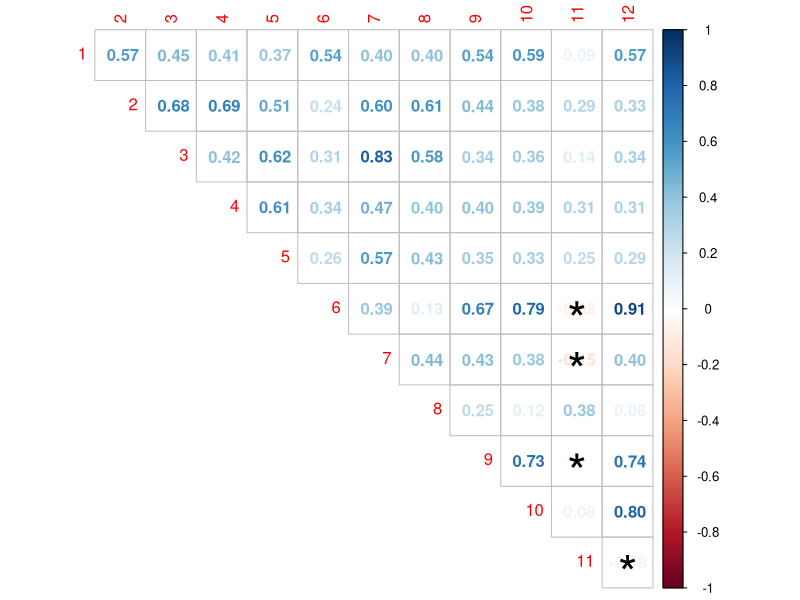
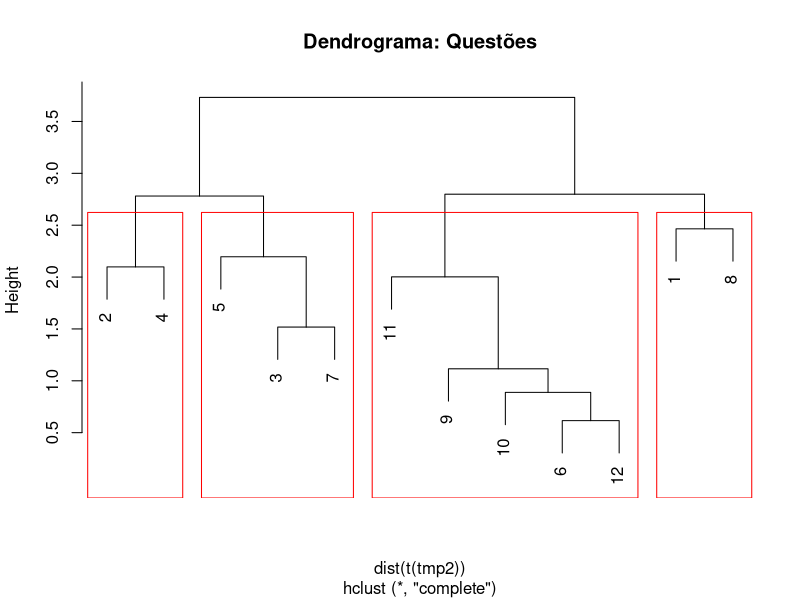
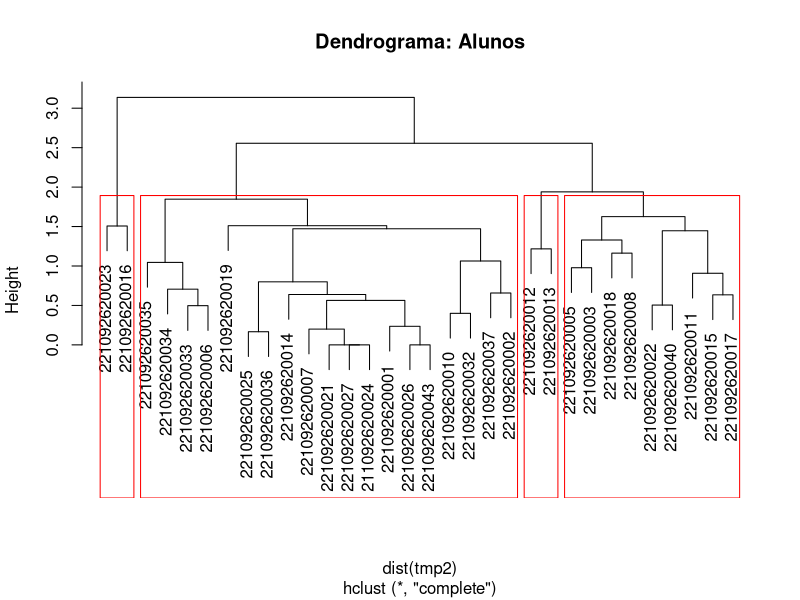

R code for these plots, in order:
## ---- chunk 1
# bibliotecas
knitr::opts_chunk$set(echo = TRUE)
library(tidyverse)
library(corrplot)
library(knitr)

# importacao dados
db <- readxl::read_excel(
  path = "avaliacao basal codificado.xlsx", 
  sheet = 1
)

# organizacao dos dados
db <- db |> 
  filter(nchar(matricula) > 1) |> 
  mutate(
    questao = factor(questao, levels = as.numeric(unique(db$questao))),
    criterio1 = as.numeric(as.character(criterio1)),
    criterio2 = as.numeric(as.character(criterio2)),
    criterio3 = as.numeric(as.character(criterio3)),
    matricula = as.factor(matricula)
  )
## ---- chunk 2
# nota da prova escrita
tmp <- db |> 
  mutate(perc_item = rowMeans(cbind.data.frame(db$criterio1, db$criterio2, db$criterio3))) |> 
  select(-c(nome, criterio1:criterio3)) |> 
  group_by(matricula, questao) |> 
  pivot_wider(names_from = questao, values_from = perc_item) |> 
  ungroup()

tmp |> 
  mutate(
    aproveitamento = round(rowMeans(tmp[, -c(1, 2)], na.rm = T), 2),
    `1` = round(`1`, 2),
    `2` = round(`2`, 2),
    `3` = round(`3`, 2),
    `4` = round(`4`, 2),
    `5` = round(`5`, 2),
    `6` = round(`6`, 2),
    `7` = round(`7`, 2),
    `8` = round(`8`, 2),
    `9` = round(`9`, 2),
    `10` = round(`10`, 2),
    `11` = round(`11`, 2),
    `12` = round(`12`, 2)
  ) |> 
  kable(align = 'c', caption = 'Aproveitamento das notas entre [0,1].')

# desempenho da turma por questao
tmp |> 
  select(matricula, `1`:`12`) |> 
  pivot_longer(-matricula, names_to = 'questao', values_to = 'perc_item') |> 
  group_by(questao) |> 
  summarise(
    media = mean(perc_item),
    desvp = sd(perc_item),
    coefv = desvp / media
  ) |> 
  suppressMessages() |> 
  mutate(questao = as.numeric(as.character(questao))) |> 
  arrange(questao) |> 
  kable(align = 'c', caption = 'Aproveitamento da turma por questão.')

# desempenho da turma pode criterio de correcao
db |> 
  mutate(perc_item = rowMeans(cbind.data.frame(db$criterio1, db$criterio2, db$criterio3))) |> 
  select(-c(nome, questao, tipo)) |> 
  pivot_longer(-matricula, names_to = 'criterio', values_to = 'percentuais') |> 
  group_by(criterio) |> 
  summarise(
    media = mean(percentuais),
    desvp = sd(percentuais),
    coefv = desvp / media
  ) |> 
  kable(align = 'c', caption = 'Aproveitamento da turma por critério de correção.')
## ---- chunk 3
tmp2 <- tmp |> 
  select(`1`:`12`) |> 
  as.matrix()
rownames(tmp2) <- tmp$matricula

M <- tmp2 |> 
  cor() 
corrplot(
  corr = M, 
  p.mat = M, 
  sig.level = 0.05,
  insig = 'label_sig',
  method = 'number',
  diag = F,
  type = 'upper'
)
## ---- chunk 4
hc <- tmp2 |> 
  t() |> 
  dist() |> 
  hclust()
plot(hc, main = 'Dendrograma: Questões')
rect.hclust(hc, k = 4, border = "red")
hc2 <- tmp2 |> 
  dist() |> 
  hclust()
plot(hc2, main = 'Dendrograma: Alunos')
rect.hclust(hc2, k = 4, border = "red")
